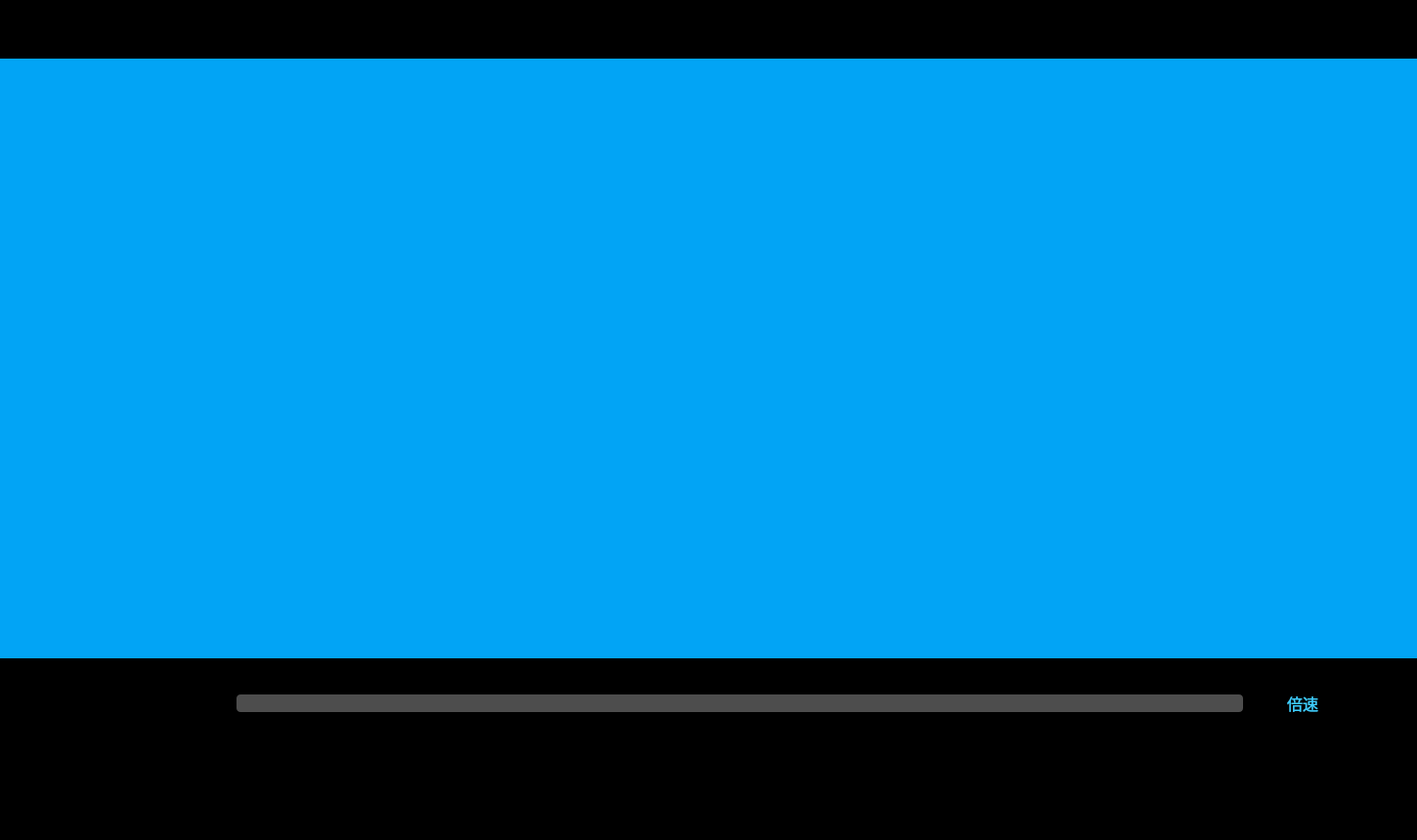
<?xml version="1.0" encoding="UTF-8"?>
<ui version="4.0">
 <class>PlayerPage</class>
 <widget class="QWidget" name="PlayerPage">
  <property name="geometry">
   <rect>
    <x>0</x>
    <y>0</y>
    <width>1450</width>
    <height>860</height>
   </rect>
  </property>
  <property name="windowTitle">
   <string>Form</string>
  </property>
  <property name="styleSheet">
   <string notr="true">*{ 
	color : #FFFFFF; 
	font-size : 16px; 
	font-family : 微软雅⿊; 
	background-color:rgba(0,0,0,0); 
} 
QPushButton{ border : none; }</string>
  </property>
  <layout class="QVBoxLayout" name="verticalLayout">
   <property name="spacing">
    <number>0</number>
   </property>
   <property name="leftMargin">
    <number>0</number>
   </property>
   <property name="topMargin">
    <number>0</number>
   </property>
   <property name="rightMargin">
    <number>0</number>
   </property>
   <property name="bottomMargin">
    <number>0</number>
   </property>
   <item>
    <widget class="QWidget" name="playHead" native="true">
     <property name="minimumSize">
      <size>
       <width>0</width>
       <height>60</height>
      </size>
     </property>
     <property name="maximumSize">
      <size>
       <width>16777215</width>
       <height>60</height>
      </size>
     </property>
     <property name="styleSheet">
      <string notr="true">#playHead{ background-color : #000000; }</string>
     </property>
     <layout class="QHBoxLayout" name="horizontalLayout">
      <property name="spacing">
       <number>0</number>
      </property>
      <property name="topMargin">
       <number>0</number>
      </property>
      <property name="rightMargin">
       <number>0</number>
      </property>
      <property name="bottomMargin">
       <number>0</number>
      </property>
      <item>
       <widget class="QLabel" name="videoTittle">
        <property name="styleSheet">
         <string notr="true">#videoTittle{ font-size : 24px; }</string>
        </property>
        <property name="text">
         <string/>
        </property>
       </widget>
      </item>
      <item>
       <widget class="QWidget" name="sysBtnBox" native="true">
        <property name="minimumSize">
         <size>
          <width>112</width>
          <height>0</height>
         </size>
        </property>
        <property name="maximumSize">
         <size>
          <width>112</width>
          <height>16777215</height>
         </size>
        </property>
        <property name="styleSheet">
         <string notr="true"/>
        </property>
        <layout class="QHBoxLayout" name="horizontalLayout_2">
         <property name="spacing">
          <number>36</number>
         </property>
         <property name="leftMargin">
          <number>0</number>
         </property>
         <property name="topMargin">
          <number>0</number>
         </property>
         <property name="rightMargin">
          <number>31</number>
         </property>
         <property name="bottomMargin">
          <number>0</number>
         </property>
         <item>
          <widget class="QPushButton" name="minBtn">
           <property name="minimumSize">
            <size>
             <width>20</width>
             <height>20</height>
            </size>
           </property>
           <property name="maximumSize">
            <size>
             <width>20</width>
             <height>20</height>
            </size>
           </property>
           <property name="styleSheet">
            <string notr="true">#minBtn{ border-image : url(&quot;:images/PlayPage/suoxiao.png&quot;); }
#minBtn:hover
{background-color:rgb(77, 77, 77);}</string>
           </property>
           <property name="text">
            <string/>
           </property>
          </widget>
         </item>
         <item>
          <widget class="QPushButton" name="quitBtn">
           <property name="minimumSize">
            <size>
             <width>20</width>
             <height>20</height>
            </size>
           </property>
           <property name="maximumSize">
            <size>
             <width>20</width>
             <height>20</height>
            </size>
           </property>
           <property name="styleSheet">
            <string notr="true">#quitBtn{ border-image : url(&quot;:/images/PlayPage/quxiao.png&quot;); }
#quitBtn:hover
{background-color:rgb(77, 77, 77);}</string>
           </property>
           <property name="text">
            <string/>
           </property>
          </widget>
         </item>
        </layout>
       </widget>
      </item>
     </layout>
    </widget>
   </item>
   <item>
    <widget class="QWidget" name="screen" native="true">
     <property name="styleSheet">
      <string notr="true">background-color: rgb(2,164,245);</string>
     </property>
    </widget>
   </item>
   <item>
    <widget class="QWidget" name="playControlBox" native="true">
     <property name="minimumSize">
      <size>
       <width>0</width>
       <height>186</height>
      </size>
     </property>
     <property name="maximumSize">
      <size>
       <width>16777215</width>
       <height>186</height>
      </size>
     </property>
     <property name="styleSheet">
      <string notr="true">#playControlBox{ background-color : #000000; }</string>
     </property>
     <layout class="QVBoxLayout" name="verticalLayout_2">
      <property name="spacing">
       <number>0</number>
      </property>
      <property name="leftMargin">
       <number>0</number>
      </property>
      <property name="topMargin">
       <number>0</number>
      </property>
      <property name="rightMargin">
       <number>0</number>
      </property>
      <property name="bottomMargin">
       <number>0</number>
      </property>
      <item>
       <widget class="PlaySlider" name="videoSlider" native="true">
        <property name="minimumSize">
         <size>
          <width>0</width>
          <height>30</height>
         </size>
        </property>
        <property name="maximumSize">
         <size>
          <width>16777215</width>
          <height>30</height>
         </size>
        </property>
        <property name="styleSheet">
         <string notr="true"/>
        </property>
       </widget>
      </item>
      <item>
       <widget class="QWidget" name="playControl" native="true">
        <property name="minimumSize">
         <size>
          <width>0</width>
          <height>32</height>
         </size>
        </property>
        <property name="maximumSize">
         <size>
          <width>16777215</width>
          <height>32</height>
         </size>
        </property>
        <property name="styleSheet">
         <string notr="true"/>
        </property>
        <layout class="QHBoxLayout" name="horizontalLayout_3">
         <property name="spacing">
          <number>0</number>
         </property>
         <property name="leftMargin">
          <number>30</number>
         </property>
         <property name="topMargin">
          <number>0</number>
         </property>
         <property name="rightMargin">
          <number>30</number>
         </property>
         <property name="bottomMargin">
          <number>0</number>
         </property>
         <item>
          <widget class="QWidget" name="playTimeBox" native="true">
           <property name="minimumSize">
            <size>
             <width>126</width>
             <height>0</height>
            </size>
           </property>
           <property name="maximumSize">
            <size>
             <width>126</width>
             <height>16777215</height>
            </size>
           </property>
           <layout class="QHBoxLayout" name="horizontalLayout_4">
            <property name="spacing">
             <number>10</number>
            </property>
            <property name="leftMargin">
             <number>0</number>
            </property>
            <property name="topMargin">
             <number>0</number>
            </property>
            <property name="rightMargin">
             <number>0</number>
            </property>
            <property name="bottomMargin">
             <number>0</number>
            </property>
            <item>
             <widget class="QPushButton" name="playBtn">
              <property name="minimumSize">
               <size>
                <width>26</width>
                <height>26</height>
               </size>
              </property>
              <property name="maximumSize">
               <size>
                <width>26</width>
                <height>26</height>
               </size>
              </property>
              <property name="styleSheet">
               <string notr="true">#playBtn{ border-image : url(&quot;:/images/PlayPage/zanting.png&quot;); }</string>
              </property>
              <property name="text">
               <string/>
              </property>
             </widget>
            </item>
            <item>
             <widget class="QLabel" name="videoDuration">
              <property name="text">
               <string/>
              </property>
             </widget>
            </item>
           </layout>
          </widget>
         </item>
         <item>
          <widget class="QWidget" name="bulletScreenBox" native="true">
           <property name="minimumSize">
            <size>
             <width>1116</width>
             <height>0</height>
            </size>
           </property>
           <property name="maximumSize">
            <size>
             <width>1116</width>
             <height>16777215</height>
            </size>
           </property>
           <layout class="QHBoxLayout" name="horizontalLayout_5">
            <property name="spacing">
             <number>30</number>
            </property>
            <property name="leftMargin">
             <number>30</number>
            </property>
            <property name="topMargin">
             <number>0</number>
            </property>
            <property name="rightMargin">
             <number>0</number>
            </property>
            <property name="bottomMargin">
             <number>0</number>
            </property>
            <item>
             <widget class="QPushButton" name="bulletScreenBtn">
              <property name="minimumSize">
               <size>
                <width>26</width>
                <height>26</height>
               </size>
              </property>
              <property name="maximumSize">
               <size>
                <width>26</width>
                <height>26</height>
               </size>
              </property>
              <property name="styleSheet">
               <string notr="true">#bulletScreenBtn{ border-image : url(&quot;:/images/PlayPage/danmu.png&quot;); }</string>
              </property>
              <property name="text">
               <string/>
              </property>
             </widget>
            </item>
            <item>
             <widget class="BarrageEdit" name="bulletScreenText">
              <property name="styleSheet">
               <string notr="true">#bulletScreenText{ 
	font-family : 微软雅⿊; 
	font-size : 14px; 
	background-color : #4D4D4D; 
	color : #DEDEDE; 
	border : none; 
	border-radius : 4px;
}</string>
              </property>
             </widget>
            </item>
           </layout>
          </widget>
         </item>
         <item>
          <widget class="QWidget" name="speedBox" native="true">
           <layout class="QHBoxLayout" name="horizontalLayout_6">
            <property name="spacing">
             <number>0</number>
            </property>
            <property name="leftMargin">
             <number>0</number>
            </property>
            <property name="topMargin">
             <number>0</number>
            </property>
            <property name="rightMargin">
             <number>0</number>
            </property>
            <property name="bottomMargin">
             <number>0</number>
            </property>
            <item>
             <widget class="QPushButton" name="speedBtn">
              <property name="minimumSize">
               <size>
                <width>32</width>
                <height>21</height>
               </size>
              </property>
              <property name="maximumSize">
               <size>
                <width>32</width>
                <height>21</height>
               </size>
              </property>
              <property name="styleSheet">
               <string notr="true">#speedBtn{ font-size : 16px; color : #3ECEFE; }</string>
              </property>
              <property name="text">
               <string>倍速</string>
              </property>
             </widget>
            </item>
           </layout>
          </widget>
         </item>
         <item>
          <widget class="QWidget" name="volumeBox" native="true">
           <property name="minimumSize">
            <size>
             <width>26</width>
             <height>26</height>
            </size>
           </property>
           <property name="maximumSize">
            <size>
             <width>26</width>
             <height>26</height>
            </size>
           </property>
           <layout class="QHBoxLayout" name="horizontalLayout_7">
            <property name="spacing">
             <number>0</number>
            </property>
            <property name="leftMargin">
             <number>0</number>
            </property>
            <property name="topMargin">
             <number>0</number>
            </property>
            <property name="rightMargin">
             <number>0</number>
            </property>
            <property name="bottomMargin">
             <number>0</number>
            </property>
            <item>
             <widget class="QPushButton" name="volumeBtn">
              <property name="minimumSize">
               <size>
                <width>26</width>
                <height>26</height>
               </size>
              </property>
              <property name="maximumSize">
               <size>
                <width>26</width>
                <height>26</height>
               </size>
              </property>
              <property name="styleSheet">
               <string notr="true">#volumeBtn{ border-image : url(&quot;:/images/PlayPage/shnegyin.png&quot;); }</string>
              </property>
              <property name="text">
               <string/>
              </property>
             </widget>
            </item>
           </layout>
          </widget>
         </item>
        </layout>
       </widget>
      </item>
      <item>
       <widget class="QWidget" name="videoInfoBox" native="true">
        <property name="minimumSize">
         <size>
          <width>0</width>
          <height>60</height>
         </size>
        </property>
        <property name="maximumSize">
         <size>
          <width>16777215</width>
          <height>60</height>
         </size>
        </property>
        <property name="styleSheet">
         <string notr="true"/>
        </property>
        <layout class="QHBoxLayout" name="horizontalLayout_8">
         <property name="spacing">
          <number>0</number>
         </property>
         <property name="leftMargin">
          <number>0</number>
         </property>
         <property name="topMargin">
          <number>0</number>
         </property>
         <property name="rightMargin">
          <number>0</number>
         </property>
         <property name="bottomMargin">
          <number>0</number>
         </property>
         <item>
          <widget class="QWidget" name="videoInfo" native="true">
           <property name="minimumSize">
            <size>
             <width>310</width>
             <height>0</height>
            </size>
           </property>
           <property name="maximumSize">
            <size>
             <width>310</width>
             <height>16777215</height>
            </size>
           </property>
           <layout class="QHBoxLayout" name="horizontalLayout_9">
            <property name="spacing">
             <number>10</number>
            </property>
            <property name="leftMargin">
             <number>30</number>
            </property>
            <property name="topMargin">
             <number>0</number>
            </property>
            <property name="rightMargin">
             <number>0</number>
            </property>
            <property name="bottomMargin">
             <number>0</number>
            </property>
            <item>
             <widget class="QPushButton" name="userAvatar">
              <property name="minimumSize">
               <size>
                <width>26</width>
                <height>26</height>
               </size>
              </property>
              <property name="maximumSize">
               <size>
                <width>26</width>
                <height>26</height>
               </size>
              </property>
              <property name="styleSheet">
               <string notr="true"/>
              </property>
              <property name="text">
               <string/>
              </property>
             </widget>
            </item>
            <item>
             <widget class="QLabel" name="userNikeName">
              <property name="minimumSize">
               <size>
                <width>126</width>
                <height>0</height>
               </size>
              </property>
              <property name="maximumSize">
               <size>
                <width>126</width>
                <height>16777215</height>
               </size>
              </property>
              <property name="styleSheet">
               <string notr="true">#userNikeName{ font-size : 18px; font-weight : bold; }</string>
              </property>
              <property name="text">
               <string/>
              </property>
             </widget>
            </item>
            <item>
             <widget class="QLabel" name="loadupTime">
              <property name="text">
               <string/>
              </property>
             </widget>
            </item>
           </layout>
          </widget>
         </item>
         <item>
          <widget class="QWidget" name="playNumBox" native="true">
           <property name="minimumSize">
            <size>
             <width>114</width>
             <height>0</height>
            </size>
           </property>
           <property name="maximumSize">
            <size>
             <width>114</width>
             <height>16777215</height>
            </size>
           </property>
           <layout class="QHBoxLayout" name="horizontalLayout_10">
            <property name="spacing">
             <number>7</number>
            </property>
            <property name="leftMargin">
             <number>35</number>
            </property>
            <property name="topMargin">
             <number>0</number>
            </property>
            <property name="rightMargin">
             <number>0</number>
            </property>
            <property name="bottomMargin">
             <number>0</number>
            </property>
            <item>
             <widget class="QLabel" name="playNumImage">
              <property name="minimumSize">
               <size>
                <width>24</width>
                <height>24</height>
               </size>
              </property>
              <property name="maximumSize">
               <size>
                <width>24</width>
                <height>24</height>
               </size>
              </property>
              <property name="styleSheet">
               <string notr="true">#playNumImage{ border-image : url(&quot;:/images/PlayPage/bofangliang.png&quot;); }</string>
              </property>
              <property name="text">
               <string/>
              </property>
             </widget>
            </item>
            <item>
             <widget class="QLabel" name="playNum">
              <property name="text">
               <string/>
              </property>
             </widget>
            </item>
           </layout>
          </widget>
         </item>
         <item>
          <widget class="QWidget" name="likeNumBox" native="true">
           <layout class="QHBoxLayout" name="horizontalLayout_11">
            <property name="spacing">
             <number>7</number>
            </property>
            <property name="leftMargin">
             <number>11</number>
            </property>
            <property name="topMargin">
             <number>11</number>
            </property>
            <property name="rightMargin">
             <number>30</number>
            </property>
            <property name="bottomMargin">
             <number>11</number>
            </property>
            <item>
             <spacer name="horizontalSpacer">
              <property name="orientation">
               <enum>Qt::Orientation::Horizontal</enum>
              </property>
              <property name="sizeHint" stdset="0">
               <size>
                <width>892</width>
                <height>20</height>
               </size>
              </property>
             </spacer>
            </item>
            <item>
             <widget class="QPushButton" name="likeImageBtn">
              <property name="minimumSize">
               <size>
                <width>24</width>
                <height>24</height>
               </size>
              </property>
              <property name="maximumSize">
               <size>
                <width>24</width>
                <height>24</height>
               </size>
              </property>
              <property name="styleSheet">
               <string notr="true">#likeImageBtn{ border-image : url(&quot;:/images/PlayPage/dianzan.png&quot;); }</string>
              </property>
              <property name="text">
               <string/>
              </property>
             </widget>
            </item>
            <item>
             <widget class="QLabel" name="likeNum">
              <property name="text">
               <string/>
              </property>
             </widget>
            </item>
           </layout>
          </widget>
         </item>
        </layout>
       </widget>
      </item>
      <item>
       <widget class="QWidget" name="videoIntroduceBox" native="true">
        <property name="styleSheet">
         <string notr="true"/>
        </property>
        <layout class="QHBoxLayout" name="horizontalLayout_12">
         <property name="spacing">
          <number>0</number>
         </property>
         <property name="leftMargin">
          <number>30</number>
         </property>
         <property name="topMargin">
          <number>0</number>
         </property>
         <property name="rightMargin">
          <number>34</number>
         </property>
         <property name="bottomMargin">
          <number>20</number>
         </property>
         <item>
          <widget class="QLabel" name="videoDesc">
           <property name="styleSheet">
            <string notr="true">#videoDesc{ font-size : 14px; }</string>
           </property>
           <property name="text">
            <string/>
           </property>
           <property name="wordWrap">
            <bool>true</bool>
           </property>
          </widget>
         </item>
        </layout>
       </widget>
      </item>
     </layout>
    </widget>
   </item>
  </layout>
 </widget>
 <customwidgets>
  <customwidget>
   <class>PlaySlider</class>
   <extends>QWidget</extends>
   <header location="global">playslider.h</header>
   <container>1</container>
  </customwidget>
  <customwidget>
   <class>BarrageEdit</class>
   <extends>QLineEdit</extends>
   <header location="global">barrageedit.h</header>
  </customwidget>
 </customwidgets>
 <resources/>
 <connections/>
</ui>
